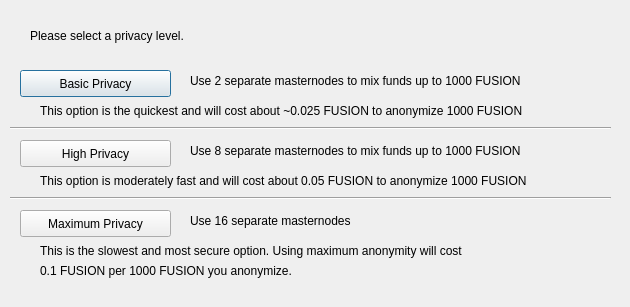
<?xml version="1.0" encoding="UTF-8"?>
<ui version="4.0">
 <class>DarksendConfig</class>
 <widget class="QDialog" name="DarksendConfig">
  <property name="geometry">
   <rect>
    <x>0</x>
    <y>0</y>
    <width>630</width>
    <height>307</height>
   </rect>
  </property>
  <property name="windowTitle">
   <string>Configure PrivateSend</string>
  </property>
  <widget class="QPushButton" name="buttonBasic">
   <property name="geometry">
    <rect>
     <x>20</x>
     <y>70</y>
     <width>151</width>
     <height>27</height>
    </rect>
   </property>
   <property name="text">
    <string>Basic Privacy</string>
   </property>
  </widget>
  <widget class="QPushButton" name="buttonHigh">
   <property name="geometry">
    <rect>
     <x>20</x>
     <y>140</y>
     <width>151</width>
     <height>27</height>
    </rect>
   </property>
   <property name="text">
    <string>High Privacy</string>
   </property>
  </widget>
  <widget class="QPushButton" name="buttonMax">
   <property name="geometry">
    <rect>
     <x>20</x>
     <y>210</y>
     <width>151</width>
     <height>27</height>
    </rect>
   </property>
   <property name="text">
    <string>Maximum Privacy</string>
   </property>
  </widget>
  <widget class="QLabel" name="label">
   <property name="geometry">
    <rect>
     <x>30</x>
     <y>20</y>
     <width>571</width>
     <height>31</height>
    </rect>
   </property>
   <property name="text">
    <string>Please select a privacy level.</string>
   </property>
  </widget>
  <widget class="QLabel" name="label_2">
   <property name="geometry">
    <rect>
     <x>190</x>
     <y>70</y>
     <width>421</width>
     <height>21</height>
    </rect>
   </property>
   <property name="text">
    <string>Use 2 separate masternodes to mix funds up to 1000 FUSION</string>
   </property>
  </widget>
  <widget class="QLabel" name="label_3">
   <property name="geometry">
    <rect>
     <x>190</x>
     <y>140</y>
     <width>411</width>
     <height>21</height>
    </rect>
   </property>
   <property name="text">
    <string>Use 8 separate masternodes to mix funds up to 1000 FUSION</string>
   </property>
  </widget>
  <widget class="QLabel" name="label_4">
   <property name="geometry">
    <rect>
     <x>190</x>
     <y>210</y>
     <width>421</width>
     <height>21</height>
    </rect>
   </property>
   <property name="text">
    <string>Use 16 separate masternodes</string>
   </property>
  </widget>
  <widget class="QLabel" name="label_6">
   <property name="geometry">
    <rect>
     <x>40</x>
     <y>100</y>
     <width>561</width>
     <height>21</height>
    </rect>
   </property>
   <property name="text">
    <string>This option is the quickest and will cost about ~0.025 FUSION to anonymize 1000 FUSION</string>
   </property>
  </widget>
  <widget class="QLabel" name="label_7">
   <property name="geometry">
    <rect>
     <x>40</x>
     <y>170</y>
     <width>561</width>
     <height>21</height>
    </rect>
   </property>
   <property name="text">
    <string>This option is moderately fast and will cost about 0.05 FUSION to anonymize 1000 FUSION</string>
   </property>
  </widget>
  <widget class="QLabel" name="label_8">
   <property name="geometry">
    <rect>
     <x>40</x>
     <y>240</y>
     <width>561</width>
     <height>21</height>
    </rect>
   </property>
   <property name="text">
    <string>This is the slowest and most secure option. Using maximum anonymity will cost</string>
   </property>
  </widget>
  <widget class="QLabel" name="label_9">
   <property name="geometry">
    <rect>
     <x>40</x>
     <y>260</y>
     <width>561</width>
     <height>21</height>
    </rect>
   </property>
   <property name="text">
    <string>0.1 FUSION per 1000 FUSION you anonymize.</string>
   </property>
  </widget>
  <widget class="Line" name="line">
   <property name="geometry">
    <rect>
     <x>10</x>
     <y>120</y>
     <width>601</width>
     <height>16</height>
    </rect>
   </property>
   <property name="orientation">
    <enum>Qt::Horizontal</enum>
   </property>
  </widget>
  <widget class="Line" name="line_2">
   <property name="geometry">
    <rect>
     <x>10</x>
     <y>190</y>
     <width>601</width>
     <height>16</height>
    </rect>
   </property>
   <property name="orientation">
    <enum>Qt::Horizontal</enum>
   </property>
  </widget>
 </widget>
 <resources/>
 <connections/>
</ui>
